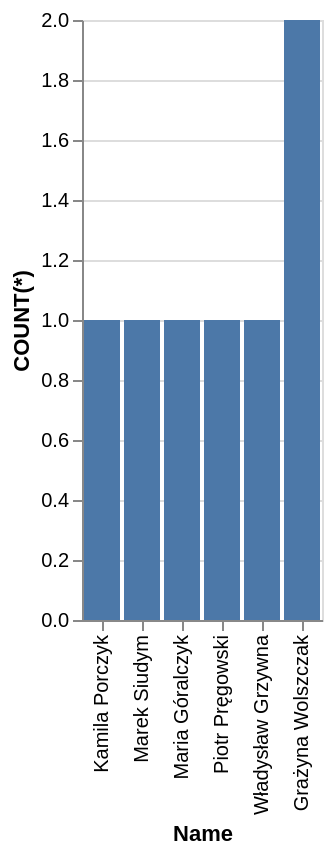

Express this chart as Vega-Lite.
### Vega-Lite specification from a JSON file in a GitHub repository (floating-point values rounded to 4 significant figures)
{"data": {"values": [{"x_data": "Kamila Porczyk", "y_data": 1}, {"x_data": "Marek Siudym", "y_data": 1}, {"x_data": "Maria Góralczyk", "y_data": 1}, {"x_data": "Piotr Pręgowski", "y_data": 1}, {"x_data": "Władysław Grzywna", "y_data": 1}, {"x_data": "Grażyna Wolszczak", "y_data": 2}]}, "mark": "bar", "encoding": {"x": {"field": "x_data", "type": "nominal", "title": "Name", "sort": {"op": "sum", "field": "y_data", "order": "ascending"}}, "y": {"field": "y_data", "type": "quantitative", "title": "COUNT(*)"}}}
